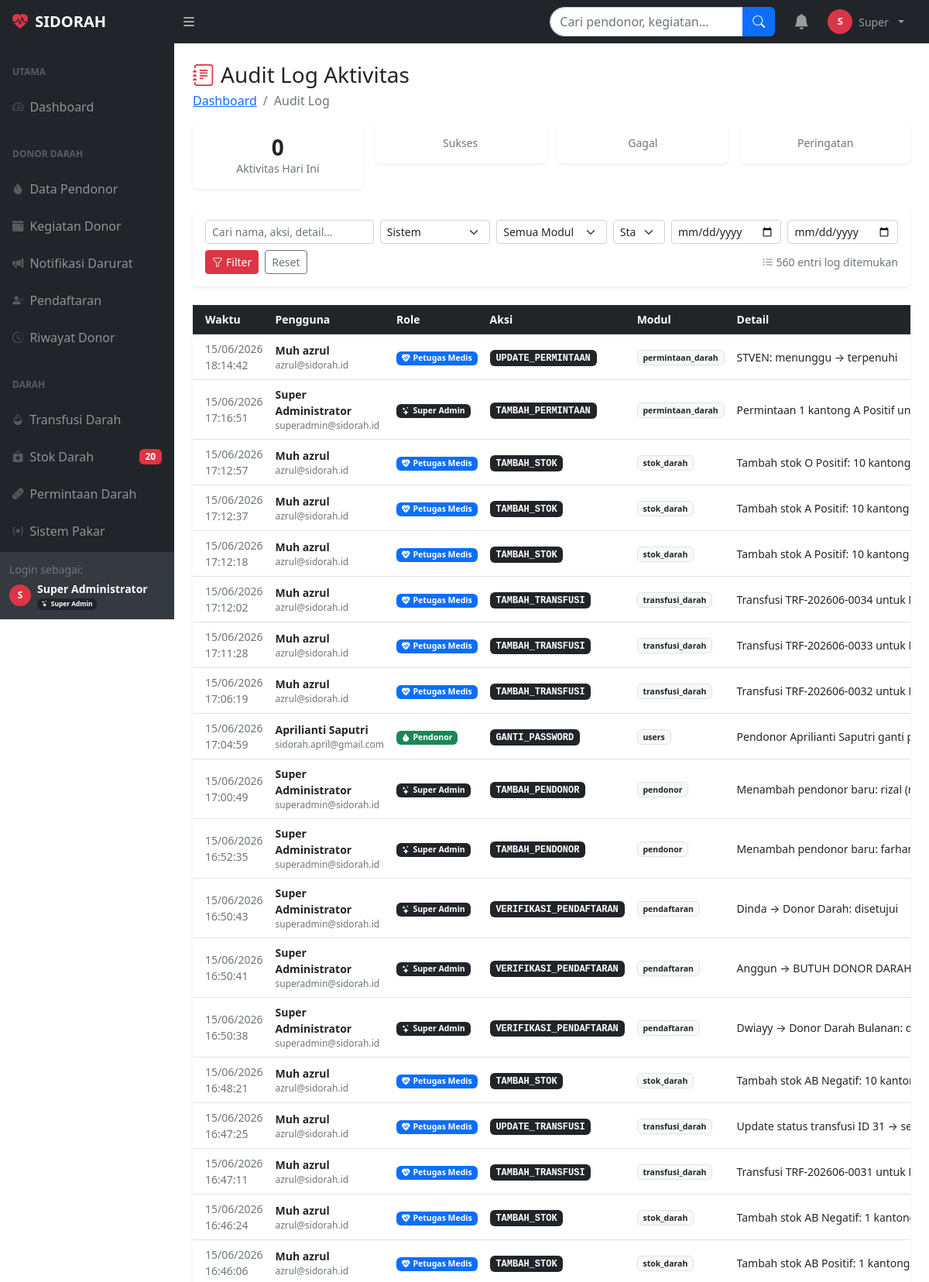
/audit_log.php (signed in, upper part), run on the app's committed database.
### tables this page shows
CREATE TABLE `pengaturan` (
  `id` int(11) NOT NULL,
  `kunci` varchar(100) NOT NULL,
  `nilai` text DEFAULT NULL,
  `keterangan` varchar(200) DEFAULT NULL
);

CREATE TABLE `audit_log` (
  `id_log` int(11) NOT NULL,
  `id_pengguna` int(11) DEFAULT NULL,
  `nama_pengguna` varchar(100) DEFAULT NULL,
  `role_pengguna` varchar(50) DEFAULT NULL,
  `aksi` varchar(100) NOT NULL,
  `modul` varchar(50) DEFAULT NULL,
  `detail` text DEFAULT NULL,
  `data_sebelum` longtext DEFAULT NULL,
  `data_sesudah` longtext DEFAULT NULL,
  `ip_address` varchar(45) DEFAULT NULL,
  `user_agent` varchar(255) DEFAULT NULL,
  `status` enum('sukses','gagal','peringatan') DEFAULT 'sukses',
  `waktu` timestamp NOT NULL DEFAULT current_timestamp()
);

CREATE TABLE `users` (
  `id_pengguna` int(11) NOT NULL,
  `nama_lengkap` varchar(100) DEFAULT NULL,
  `email` varchar(100) NOT NULL,
  `password` varchar(255) NOT NULL,
  `no_telepon` varchar(15) DEFAULT NULL,
  `role` enum('super_admin','admin','pendonor','petugas_medis','manajemen') DEFAULT NULL,
  `status_akun` enum('aktif','nonaktif','terkunci') DEFAULT 'aktif',
  `created_at` timestamp NOT NULL DEFAULT current_timestamp(),
  `updated_at` timestamp NOT NULL DEFAULT current_timestamp() ON UPDATE current_timestamp(),
  `last_login` timestamp NULL DEFAULT NULL
);

### audit_log.php (the view, shortened to what this page needs)
<?php
require_once 'koneksi.php';
$cari        = bersihkan($koneksi, $_GET['cari']   ?? '');
$filter_user = bersihkan($koneksi, $_GET['user']   ?? '');
$dari        = bersihkan($koneksi, $_GET['dari']   ?? '');
$sampai      = bersihkan($koneksi, $_GET['sampai'] ?? '');
$per_hal     = 50;
$hal         = max(1, (int)($_GET['hal'] ?? 1));
$offset      = ($hal - 1) * $per_hal;
$where = "WHERE 1=1";
$total_log = $koneksi->query("SELECT COUNT(*) as n FROM audit_log al $where")->fetch_assoc()['n'];
$logs = $koneksi->query("
    SELECT al.*, u.email
    FROM audit_log al
    LEFT JOIN users u ON al.id_pengguna = u.id_pengguna
    $where
    ORDER BY al.waktu DESC
    LIMIT $per_hal OFFSET $offset
");
$user_list  = $koneksi->query("SELECT DISTINCT id_pengguna, nama_pengguna FROM audit_log ORDER BY nama_pengguna")->fetch_all(MYSQLI_ASSOC);
$today_stat = $koneksi->query("
    SELECT
        COUNT(*) as total,
        SUM(status='sukses') as sukses,
        SUM(status='gagal') as gagal,
        SUM(status='peringatan') as peringatan
    FROM audit_log
    WHERE DATE(waktu) = CURDATE()
")->fetch_assoc();
?>
<!DOCTYPE html>
<html lang="id">
<head>
    <link href="css/styles.css" rel="stylesheet">
    <link href="https://cdn.jsdelivr.net/npm/bootstrap-icons@1.11.3/font/bootstrap-icons.min.css" rel="stylesheet">
</head>
<body class="sb-nav-fixed">
<?php include 'includes/topnav.php'; ?>
<div id="layoutSidenav">
    <?php include 'includes/sidenav.php'; ?>
    <div id="layoutSidenav_content">
        <main>
            <div class="container-fluid px-4">
                <div class="mt-4 mb-3">
                    <h1 class="h3 mb-0"><i class="bi bi-journal-text text-danger me-2"></i>Audit Log Aktivitas</h1>
                    <ol class="breadcrumb mb-0 mt-1">
                        <li class="breadcrumb-item"><a href="dashboard.php">Dashboard</a></li>
                        <li class="breadcrumb-item active">Audit Log</li>
                    </ol>
                </div>
                <div class="row g-3 mb-4">
                    <div class="col-6 col-md-3">
                        <div class="card border-0 shadow-sm text-center">
                            <div class="card-body py-3">
                                <div class="h3 fw-bold text-dark mb-0"><?= number_format($today_stat['total']) ?></div>
                                <div class="small text-muted">Aktivitas Hari Ini</div>
                            </div>
                        </div>
                    </div>
                    <div class="col-6 col-md-3">
                        <div class="card border-0 shadow-sm text-center">
                            <div class="card-body py-3">
                                <div class="small text-muted">Sukses</div>
                            </div>
                        </div>
                    </div>
                    <div class="col-6 col-md-3">
                        <div class="card border-0 shadow-sm text-center">
                            <div class="card-body py-3">
                                <div class="small text-muted">Gagal</div>
                            </div>
                        </div>
                    </div>
                    <div class="col-6 col-md-3">
                        <div class="card border-0 shadow-sm text-center">
                            <div class="card-body py-3">
                                <div class="small text-muted">Peringatan</div>
                            </div>
                        </div>
                    </div>
                </div>
                <div class="card border-0 shadow-sm mb-4">
                    <div class="card-body">
                        <form method="GET" class="row g-2">
                            <div class="col-md-3">
                                <input type="text" name="cari" class="form-control form-control-sm"
                                       placeholder="Cari nama, aksi, detail..."
                                       value="<?= htmlspecialchars($cari) ?>">
                            </div>
                            <div class="col-md-2">
                                <select name="user" class="form-select form-select-sm">
                                    <?php foreach ($user_list as $ul): ?>
                                    <option value="<?= $ul['id_pengguna'] ?>" <?= $filter_user==$ul['id_pengguna']?'selected':'' ?>>
                                        <?= htmlspecialchars($ul['nama_pengguna']) ?>
                                    </option>
                                    <?php endforeach; ?>
                                </select>
                            </div>
                            <div class="col-md-2">
                                <select name="modul" class="form-select form-select-sm">
                                    <option value="">Semua Modul</option>
                                </select>
                            </div>
                            <div class="col-md-1">
                                <select name="status" class="form-select form-select-sm">
                                    <option value="">Status</option>
                                </select>
                            </div>
                            <div class="col-md-2">
                                <input type="date" name="dari" class="form-control form-control-sm"
                                       value="<?= htmlspecialchars($dari) ?>" placeholder="Dari tanggal">
                            </div>
                            <div class="col-md-2">
                                <input type="date" name="sampai" class="form-control form-control-sm"
                                       value="<?= htmlspecialchars($sampai) ?>" placeholder="Sampai tanggal">
                            </div>
                            <div class="col-12 d-flex gap-2">
                                <button type="submit" class="btn btn-danger btn-sm">
                                    <i class="bi bi-funnel me-1"></i>Filter
                                </button>
                                <a href="audit_log.php" class="btn btn-outline-secondary btn-sm">Reset</a>
                                <span class="ms-auto text-muted small align-self-center">
                                    <i class="bi bi-list-ul"></i> <?= number_format($total_log) ?> entri log ditemukan
                                </span>
                            </div>
                        </form>
                    </div>
                </div>
                <div class="card border-0 shadow-sm">
                    <div class="card-body p-0">
                        <div class="table-responsive">
                            <table class="table table-hover align-middle mb-0 small">
                                <thead class="table-dark">
                                    <tr>
                                        <th class="ps-3" style="width:160px">Waktu</th>
                                        <th>Pengguna</th>
                                        <th>Role</th>
                                        <th>Aksi</th>
                                        <th>Modul</th>
                                        <th>Detail</th>
                                    </tr>
                                </thead>
                                <tbody>
                                <?php if ($logs->num_rows === 0): ?>
                                    <tr><td colspan="9" class="text-center py-5 text-muted">
                                        <i class="bi bi-journal-x fs-2 d-block mb-2"></i>Tidak ada log ditemukan.
                                    </td></tr>
                                <?php else:
                                    while ($log = $logs->fetch_assoc()):
                                    $row_class = match($log['status']) {
                                        'gagal'      => 'log-row-gagal',
                                        'peringatan' => 'log-row-peringatan',
                                        default      => ''
                                    };
                                ?>
                                    <tr class="<?= $row_class ?>">
                                        <td class="ps-3 text-muted">
                                            <?= date('d/m/Y H:i:s', strtotime($log['waktu'])) ?>
                                        </td>
                                        <td>
                                            <div class="fw-semibold"><?= htmlspecialchars($log['nama_pengguna']) ?></div>
                                            <div class="text-muted" style="font-size:0.75rem"><?= htmlspecialchars($log['email'] ?? '') ?></div>
                                        </td>
                                        <td><?= badge_role($log['role_pengguna']) ?></td>
                                        <td><span class="badge bg-dark aksi-badge"><?= htmlspecialchars($log['aksi']) ?></span></td>
                                        <td><span class="badge bg-light text-dark border"><?= htmlspecialchars($log['modul'] ?? '-') ?></span></td>
                                        <td class="detail-cell" title="<?= htmlspecialchars($log['detail'] ?? '') ?>">
                                            <?= htmlspecialchars($log['detail'] ?? '-') ?>
                                        </td>
                                    </tr>
                                <?php endwhile; endif; ?>
                                </tbody>
                            </table>
                        </div>
                    </div>
                </div>
            </div>
        </main>
    </div>
</div>
</body>
</html>

### includes/topnav.php (shortened to what this page needs)
<?php
$nama_rs_nav = 'SIDORAH';
$res_nama = $koneksi->query("SELECT nilai FROM pengaturan WHERE kunci='nama_rs' LIMIT 1");
if ($res_nama && $res_nama->num_rows > 0) {
    $nama_rs_nav = $res_nama->fetch_assoc()['nilai'] ?: 'SIDORAH';
}
?>
<nav class="sb-topnav navbar navbar-expand navbar-dark bg-dark">
    <a class="navbar-brand ps-3 fw-bold" href="dashboard.php">
        <i class="bi bi-heart-pulse-fill text-danger me-1"></i>
        <?= htmlspecialchars($nama_rs_nav) ?>
    </a>
    <button class="btn btn-link btn-sm order-1 order-lg-0 me-4 me-lg-0 text-white"
            id="sidebarToggle" href="#!">
        <i class="bi bi-list fs-5"></i>
    </button>
    <form class="d-none d-md-inline-block ms-auto me-0 me-md-3 my-2 my-md-0"
          action="cari.php" method="GET">
        <div class="input-group">
            <input class="form-control" type="text" name="q"
                   placeholder="Cari pendonor, kegiatan..."
                   value="<?= htmlspecialchars($_GET['q'] ?? '') ?>"
                   style="width:250px; border-radius:20px 0 0 20px;"
                   autocomplete="off">
            <button class="btn btn-primary" type="submit">
                <i class="bi bi-search"></i>
            </button>
        </div>
    </form>
    <ul class="navbar-nav ms-auto ms-md-0 me-3 me-lg-4 align-items-center">
        <li class="nav-item dropdown me-2">
            <a class="nav-link position-relative" href="#"
               role="button" data-bs-toggle="dropdown">
                <i class="bi bi-bell-fill fs-5"></i>
            </a>
        </li>
        <li class="nav-item dropdown">
            <a class="nav-link dropdown-toggle d-flex align-items-center gap-2"
               href="#" role="button" data-bs-toggle="dropdown">
                <div style="width:32px;height:32px;border-radius:50%;background:#dc3545;
                            display:flex;align-items:center;justify-content:center;
                            font-weight:700;font-size:0.8rem;color:white;">
                    <?= strtoupper(substr($_SESSION['nama_lengkap'] ?? 'A', 0, 1)) ?>
                </div>
                <span class="d-none d-lg-inline small">
                    <?= htmlspecialchars(explode(' ', $_SESSION['nama_lengkap'])[0]) ?>
                </span>
            </a>
                        <div class="small text-muted"><?= badge_role($_SESSION['role']) ?></div>
        </li>
    </ul>
</nav>

### koneksi.php (shortened to what this page needs)
<?php
function bersihkan($koneksi, $data) {
    return $koneksi->real_escape_string(htmlspecialchars(trim($data)));
}
function badge_role($role) {
    $m=['super_admin'=>['bg-dark','bi-stars','Super Admin'],
        'admin'=>['bg-danger','bi-shield-fill','Admin'],
        'petugas_medis'=>['bg-primary','bi-heart-pulse-fill','Petugas Medis'],
        'manajemen'=>['bg-warning text-dark','bi-briefcase-fill','Manajemen'],
        'pendonor'=>['bg-success','bi-droplet-fill','Pendonor']];
    $r=$m[$role]??['bg-secondary','bi-person',ucfirst($role)];
    return "<span class='badge {$r[0]}'><i class='bi {$r[1]} me-1'></i>{$r[2]}</span>";
}
?>

### audit_log.php (style rules this page uses)
.aksi-badge { font-family: monospace; font-size: 0.75rem; }
.detail-cell { max-width: 300px; white-space: nowrap; overflow: hidden; text-overflow: ellipsis; }

### data on the page
pengaturan: nilai "SIDORAH"
audit_log: waktu "15/06/2026 18:14:42", nama_pengguna "Muh azrul", id_pengguna.email "azrul@sidorah.id", role_pengguna "Petugas Medis", aksi "UPDATE_PERMINTAAN", modul "permintaan_darah", detail "STVEN: menunggu → terpenuhi"
audit_log: waktu "15/06/2026 17:16:51", nama_pengguna "Super Administrator", id_pengguna.email "superadmin@sidorah.id", role_pengguna "Super Admin", aksi "TAMBAH_PERMINTAAN", modul "permintaan_darah", detail "Permintaan 1 kantong A Positif untuk ST…"
audit_log: waktu "15/06/2026 17:12:57", nama_pengguna "Muh azrul", id_pengguna.email "azrul@sidorah.id", role_pengguna "Petugas Medis", aksi "TAMBAH_STOK", modul "stok_darah", detail "Tambah stok O Positif: 10 kantong"
audit_log: waktu "15/06/2026 17:12:37", nama_pengguna "Muh azrul", id_pengguna.email "azrul@sidorah.id", role_pengguna "Petugas Medis", aksi "TAMBAH_STOK", modul "stok_darah", detail "Tambah stok A Positif: 10 kantong"
audit_log: waktu "15/06/2026 17:12:18", nama_pengguna "Muh azrul", id_pengguna.email "azrul@sidorah.id", role_pengguna "Petugas Medis", aksi "TAMBAH_STOK", modul "stok_darah", detail "Tambah stok A Positif: 10 kantong"
audit_log: waktu "15/06/2026 17:12:02", nama_pengguna "Muh azrul", id_pengguna.email "azrul@sidorah.id", role_pengguna "Petugas Medis", aksi "TAMBAH_TRANSFUSI", modul "transfusi_darah", detail "Transfusi TRF-202606-0034 untuk Muham…"
audit_log: waktu "15/06/2026 17:11:28", nama_pengguna "Muh azrul", id_pengguna.email "azrul@sidorah.id", role_pengguna "Petugas Medis", aksi "TAMBAH_TRANSFUSI", modul "transfusi_darah", detail "Transfusi TRF-202606-0033 untuk Muham…"
audit_log: waktu "15/06/2026 17:06:19", nama_pengguna "Muh azrul", id_pengguna.email "azrul@sidorah.id", role_pengguna "Petugas Medis", aksi "TAMBAH_TRANSFUSI", modul "transfusi_darah", detail "Transfusi TRF-202606-0032 untuk Muham…"
audit_log: waktu "15/06/2026 17:04:59", nama_pengguna "Aprilianti Saputri", id_pengguna.email "sidorah.april@gmail.com", role_pengguna "Pendonor", aksi "GANTI_PASSWORD", modul "users", detail "Pendonor Aprilianti Saputri ganti…"
audit_log: waktu "15/06/2026 17:00:49", nama_pengguna "Super Administrator", id_pengguna.email "superadmin@sidorah.id", role_pengguna "Super Admin", aksi "TAMBAH_PENDONOR", modul "pendonor", detail "Menambah pendonor baru: rizal (rizal@si…"
audit_log: waktu "15/06/2026 16:52:35", nama_pengguna "Super Administrator", id_pengguna.email "superadmin@sidorah.id", role_pengguna "Super Admin", aksi "TAMBAH_PENDONOR", modul "pendonor", detail "Menambah pendonor baru: farhan (farha…"
audit_log: waktu "15/06/2026 16:50:43", nama_pengguna "Super Administrator", id_pengguna.email "superadmin@sidorah.id", role_pengguna "Super Admin", aksi "VERIFIKASI_PENDAFTARAN", modul "pendaftaran", detail "Dinda → Donor Darah: disetujui"
audit_log: waktu "15/06/2026 16:50:41", nama_pengguna "Super Administrator", id_pengguna.email "superadmin@sidorah.id", role_pengguna "Super Admin", aksi "VERIFIKASI_PENDAFTARAN", modul "pendaftaran", detail "Anggun → BUTUH DONOR DARAH SEGER…"
audit_log: waktu "15/06/2026 16:50:38", nama_pengguna "Super Administrator", id_pengguna.email "superadmin@sidorah.id", role_pengguna "Super Admin", aksi "VERIFIKASI_PENDAFTARAN", modul "pendaftaran", detail "Dwiayy → Donor Darah Bulanan:…"
audit_log: waktu "15/06/2026 16:48:21", nama_pengguna "Muh azrul", id_pengguna.email "azrul@sidorah.id", role_pengguna "Petugas Medis", aksi "TAMBAH_STOK", modul "stok_darah", detail "Tambah stok AB Negatif: 10…"
audit_log: waktu "15/06/2026 16:47:25", nama_pengguna "Muh azrul", id_pengguna.email "azrul@sidorah.id", role_pengguna "Petugas Medis", aksi "UPDATE_TRANSFUSI", modul "transfusi_darah", detail "Update status transfusi ID 31 →…"
audit_log: waktu "15/06/2026 16:47:11", nama_pengguna "Muh azrul", id_pengguna.email "azrul@sidorah.id", role_pengguna "Petugas Medis", aksi "TAMBAH_TRANSFUSI", modul "transfusi_darah", detail "Transfusi TRF-202606-0031 untuk Muham…"
audit_log: waktu "15/06/2026 16:46:24", nama_pengguna "Muh azrul", id_pengguna.email "azrul@sidorah.id", role_pengguna "Petugas Medis", aksi "TAMBAH_STOK", modul "stok_darah", detail "Tambah stok AB Negatif: 1…"
audit_log: waktu "15/06/2026 16:46:06", nama_pengguna "Muh azrul", id_pengguna.email "azrul@sidorah.id", role_pengguna "Petugas Medis", aksi "TAMBAH_STOK", modul "stok_darah", detail "Tambah stok AB Positif: 1 kantong"

### other printed values
substr($_SESSION['nama_lengkap'] ?? 'A', 0, 1) "S"
explode(' ', $_SESSION['nama_lengkap'])[0] "Super"
$kritis "20"
$_SESSION['nama_lengkap'] "Super Administrator"
$r[2] "Super Admin"
$today_stat['total'] "0"
$total_log "560"
form field user "Sistem"
